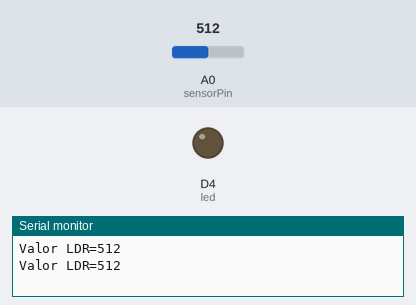
Bench run of a sketch on a simulated ESP8266 (NodeMCU). Parts: output pins drawn as LEDs (lit = HIGH), the last lines printed to the serial monitor. The inputs (shaded band) are chosen by the test bench; at power-on: A0 (sensorPin) = 512.

Above: at 1.4 s.
1.5 s: A0 (sensorPin) set to 693
3.0 s: A0 (sensorPin) set to 717
At 3.8 s:
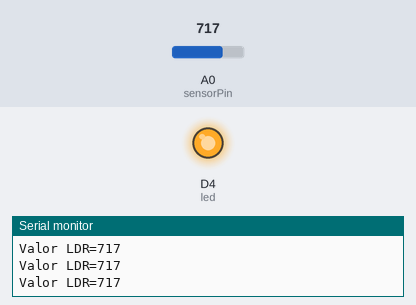
4.5 s: A0 (sensorPin) set to 690
At 5.1 s:
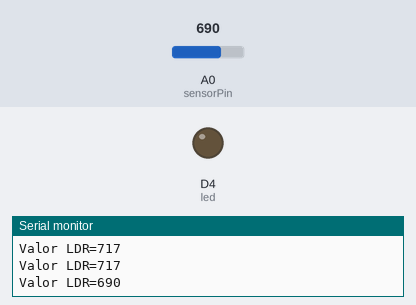
6.0 s: A0 (sensorPin) set to 710
At 7.7 s:
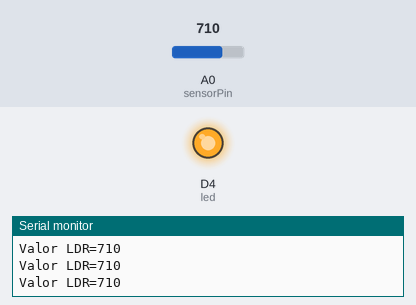
Timing chart, 0 to 8.8 s (numbered marks = the images above; inputs shaded):
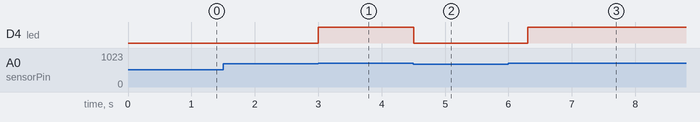

The sketch:

Exercicio_2.ino
```cpp
//IOT na prática com o ESP8266
//Exercicio 2


//#define Noite 500
//#define Dia 700

int led = D4;
int sensorPin = A0; // Definições dos pinos de Entrada e Saída
int analogValue = 0; // Definição das variáveis

void setup() {

  pinMode(led,OUTPUT);
  Serial.begin(115200);

}

void loop() {

analogValue = analogRead(sensorPin);

// Dia = 45.00
// Noite = 10.00
if (analogValue >= 500) {
  digitalWrite(led,HIGH);
}
if (analogValue <= 700){
  digitalWrite(led,LOW);
  delay(500);
}

Serial.print("Valor LDR=");   //Print Valor LDR na Serial
Serial.println(analogValue);  //Print Valor Entrada Analógica na Serial
delay(100);
}
```

Measured:
- the behaviour switches between 700 and 701 on A0 (sensorPin) (found by bisection; images 0 and 1)
- after the input at 3.0 s, D4 (led): LOW → HIGH at once
- after the input at 4.5 s, D4 (led): HIGH → LOW at once
- after the input at 6.0 s, D4 (led): LOW → HIGH after 0.31 s
